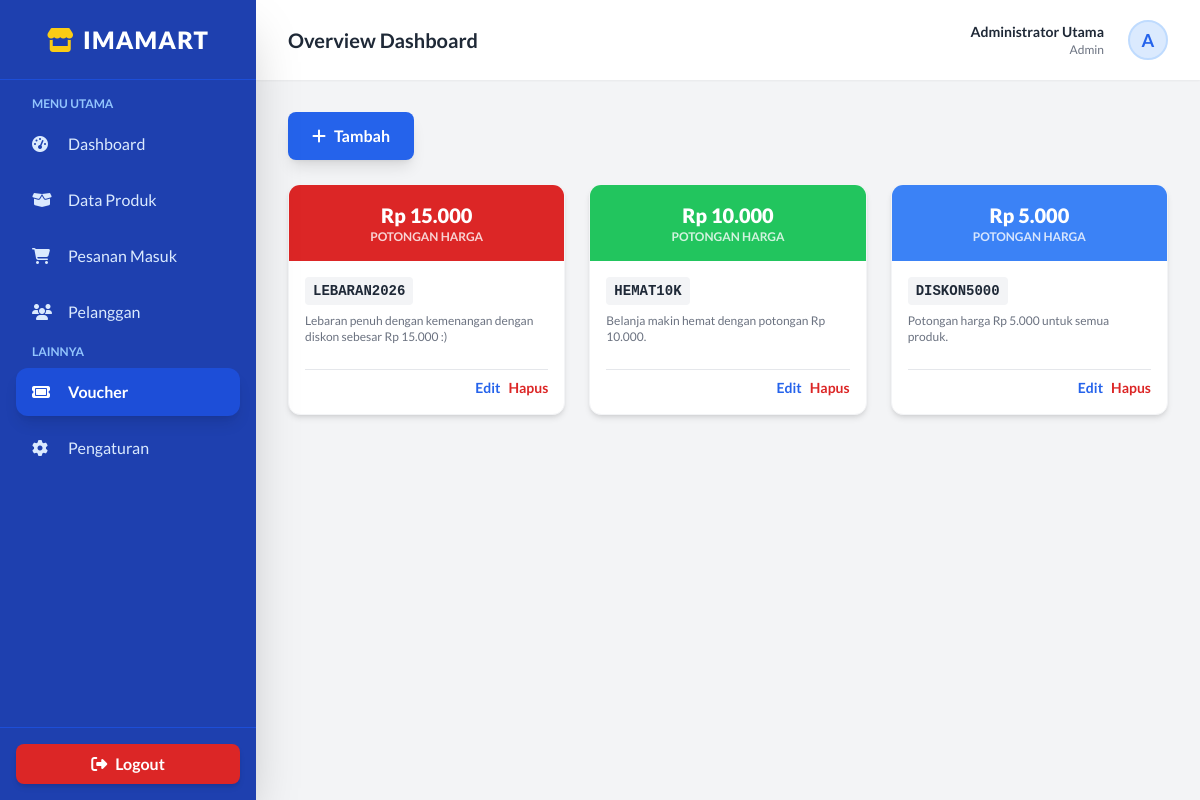
Screenshot of /voucher_admin.php (signed in) with the database file from the repository.
### tables this page shows
CREATE TABLE `users` (
  `id` int(11) NOT NULL,
  `fullname` varchar(100) NOT NULL,
  `username` varchar(50) NOT NULL,
  `email` varchar(100) NOT NULL,
  `password` varchar(255) NOT NULL,
  `role` enum('admin','user') DEFAULT 'user',
  `created_at` timestamp NOT NULL DEFAULT current_timestamp()
);

CREATE TABLE `vouchers` (
  `id` int(11) NOT NULL,
  `nama_voucher` varchar(50) NOT NULL,
  `besar_diskon` int(11) NOT NULL,
  `deskripsi` text NOT NULL,
  `color_class` varchar(50) NOT NULL
);

### voucher_admin.php (the view, shortened to what this page needs)
<?php
require 'koneksi.php';
$query_admin = mysqli_query($conn, "SELECT * FROM users WHERE username = 'admin' LIMIT 1");
$admin = mysqli_fetch_assoc($query_admin);
$vouchers = mysqli_query($conn, "SELECT * FROM vouchers ORDER BY id DESC");
?>
<!DOCTYPE html>
<html lang="id">
<head>
    <script src="https://cdn.tailwindcss.com"></script>
    <link rel="stylesheet" href="https://cdnjs.cloudflare.com/ajax/libs/font-awesome/6.4.0/css/all.min.css">
</head>
<body class="bg-gray-100 flex h-screen overflow-hidden">
    <aside id="admin-sidebar" class="w-64 bg-blue-800 text-white flex flex-col shadow-2xl z-50 fixed md:relative h-full transform -translate-x-full md:translate-x-0 transition-transform duration-300 ease-in-out">
        <div class="h-20 flex items-center justify-center border-b border-blue-700 relative">
            <h1 class="text-2xl font-black tracking-wider flex items-center gap-2">
                <i class="fa-solid fa-store text-yellow-400"></i> IMAMART
            </h1>
        </div>
        <nav class="flex-grow p-4 space-y-2 overflow-y-auto">
            <p class="text-xs text-blue-300 font-bold uppercase mb-2 px-4">Menu Utama</p>
            <a href="admin.php" class="flex items-center gap-3 px-4 py-3 text-blue-100 hover:bg-blue-700 hover:text-white rounded-xl transition">
                <i class="fa-solid fa-gauge-high w-6"></i> Dashboard
            </a>
            <a href="data_produk.php" class="flex items-center gap-3 px-4 py-3 text-blue-100 hover:bg-blue-700 hover:text-white rounded-xl transition">
                <i class="fa-solid fa-box-open w-6"></i> Data Produk
            </a>
            <a href="pesanan_masuk.php" class="flex items-center gap-3 px-4 py-3 text-blue-100 hover:bg-blue-700 hover:text-white rounded-xl transition">
                <i class="fa-solid fa-cart-shopping w-6"></i> Pesanan Masuk
            </a>
            <a href="pelanggan.php" class="flex items-center gap-3 px-4 py-3 text-blue-100 hover:bg-blue-700 hover:text-white rounded-xl transition">
                <i class="fa-solid fa-users w-6"></i> Pelanggan
            </a>
            <p class="text-xs text-blue-300 font-bold uppercase mt-6 mb-2 px-4">Lainnya</p>
            <a href="voucher_admin.php" class="flex items-center gap-3 px-4 py-3 bg-blue-700 rounded-xl text-white shadow-lg font-bold transition">
                <i class="fa-solid fa-ticket w-6"></i> Voucher
            </a>
            <a href="pengaturan.php" class="flex items-center gap-3 px-4 py-3 text-blue-100 hover:bg-blue-700 hover:text-white rounded-xl transition">
                <i class="fa-solid fa-gear w-6"></i> Pengaturan
            </a>
        </nav>
        <div class="p-4 border-t border-blue-700">
            <a href="logout.php" onclick="return confirm('Yakin ingin keluar?');" class="flex items-center justify-center gap-2 w-full bg-red-600 hover:bg-red-700 text-white py-2 rounded-lg font-bold transition shadow-md">
                <i class="fa-solid fa-right-from-bracket"></i> Logout
            </a>
        </div>
    </aside>
    <main class="flex-1 flex flex-col overflow-hidden relative">
        <header class="h-20 bg-white shadow-sm flex items-center justify-between px-8 z-10">
            <div class="flex items-center gap-4">
                <h2 class="text-xl font-bold text-gray-800">Overview Dashboard</h2>
            </div>
            <div class="flex items-center gap-6">
                <div class="text-right hidden sm:block">
                    <p class="text-sm font-bold text-gray-800"><?php echo $admin ? $admin['fullname'] : 'Admin Utama'; ?></p>
                    <p class="text-xs text-gray-500 capitalize"><?php echo $admin ? $admin['role'] : 'admin'; ?></p>
                </div>
                <div class="w-10 h-10 bg-blue-100 text-blue-600 rounded-full flex items-center justify-center font-bold text-lg border-2 border-blue-200">
                    <?php echo $admin ? strtoupper(substr($admin['fullname'], 0, 1)) : 'A'; ?>
                </div>
            </div>
        </header>
        <div class="flex-1 overflow-y-auto p-8">
            <div class="flex justify-between items-center mb-6">
                <button onclick="openModal('addModal')" class="bg-blue-600 hover:bg-blue-700 text-white px-6 py-3 rounded-lg font-bold shadow-lg transition flex items-center gap-2">
                    <i class="fa-solid fa-plus"></i> Tambah
                </button>
            </div>
            <div class="grid grid-cols-1 md:grid-cols-2 lg:grid-cols-3 gap-6">
                <?php while($row = mysqli_fetch_assoc($vouchers)): ?>
                <div class="bg-white rounded-xl shadow-md overflow-hidden border border-gray-100">
                    <div class="<?php echo $row['color_class']; ?> p-4 text-white text-center">
                        <h3 class="font-black text-xl">Rp <?php echo number_format($row['besar_diskon'],0,',','.'); ?></h3>
                        <p class="text-xs font-bold opacity-80 uppercase">Potongan Harga</p>
                    </div>
                    <div class="p-4">
                        <div class="flex justify-between items-center mb-2">
                            <span class="font-mono font-bold text-gray-800 bg-gray-100 px-2 py-1 rounded text-sm"><?php echo $row['nama_voucher']; ?></span>
                        </div>
                        <p class="text-xs text-gray-500 mb-4 h-10 overflow-hidden"><?php echo $row['deskripsi']; ?></p>
                        <div class="flex justify-end gap-2 text-sm border-t pt-2">
                            <button onclick='editVoucher(<?php echo json_encode($row); ?>)' class="text-blue-600 font-bold hover:underline">Edit</button>
                            <button onclick="confirmDelete(<?php echo $row['id']; ?>)" class="text-red-600 font-bold hover:underline">Hapus</button>
                        </div>
                    </div>
                </div>
                <?php endwhile; ?>
            </div>
        </div>
    </main>
</body>
</html>

### voucher_admin.php (style rules this page uses)
body { font-family: 'Lato', sans-serif; }

### rows the page displays
users: fullname "Administrator Utama", role "Admin", fullname "A"
vouchers: besar_diskon "15.000", nama_voucher "LEBARAN2026", deskripsi "Lebaran penuh dengan kemenangan dengan diskon sebesar Rp 15.000 :)"
vouchers: besar_diskon "10.000", nama_voucher "HEMAT10K", deskripsi "Belanja makin hemat dengan potongan Rp 10.000."
vouchers: besar_diskon "5.000", nama_voucher "DISKON5000", deskripsi "Potongan harga Rp 5.000 untuk semua produk."
